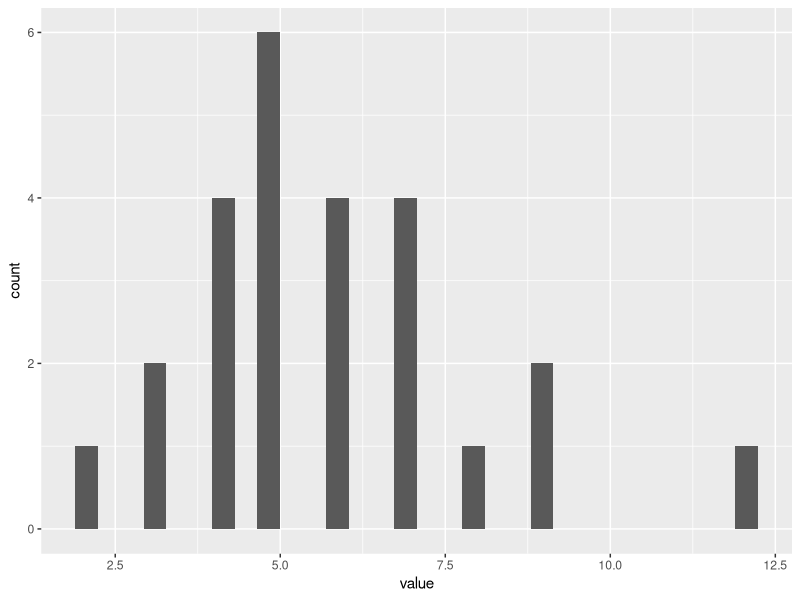

The R script that drew this image:
library(ggplot2)
errorsPerHour <- c(5,8,5,5,4,7,4,12,3,6,9,9,7,3,6,5,7,6,4,5,5,2,4,7,6)

data1 <- data.frame(value = errorsPerHour);

png(filename="ch20p363.png");
ggplot(data=data1, aes(x = value)) +
  geom_histogram()
dev.off();